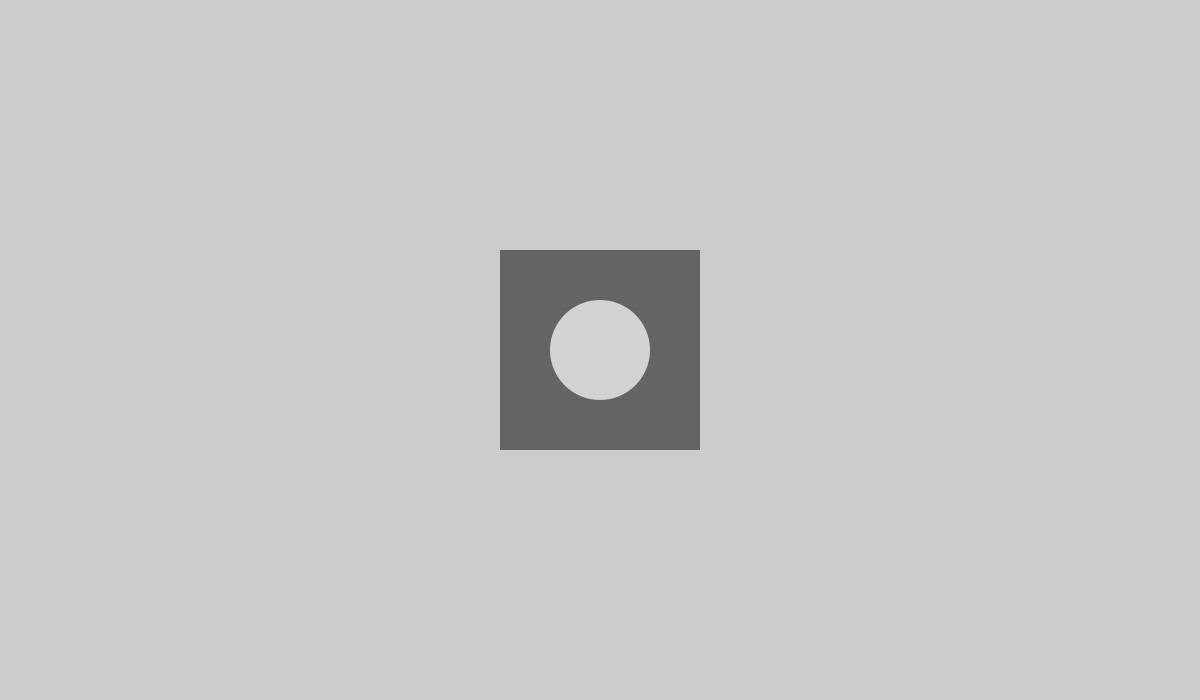
Frame 1 (no input)
Frame 60 (the mouse pressed at the canvas centre just before this capture): identical to frame 1, image omitted
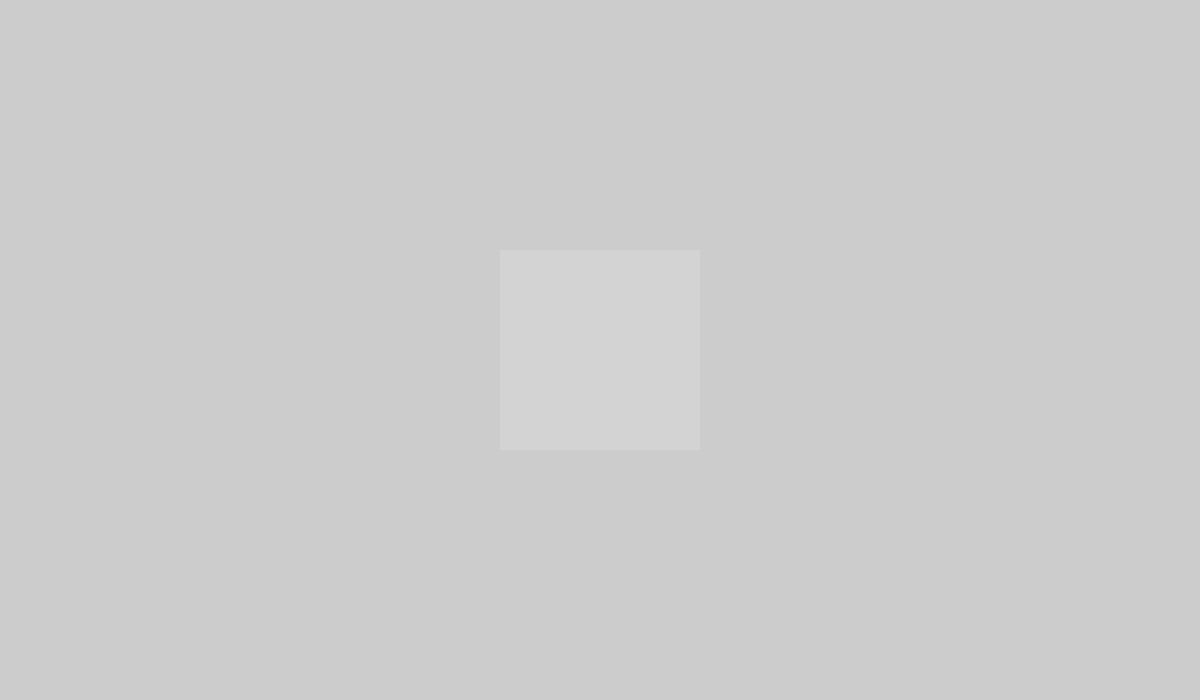
Frame 120 (the mouse held since frame 60 and released just before this capture)

The Processing sketch that drew these frames (run headless with seeded random() and noise(); from frame 60 on, the mouse is pressed at the canvas centre):

// Processing sketch: es501
// ── es501.pde
void setup() {
  size(1200,700);
}

void draw() {
  rectMode(CENTER);
  noStroke();
  float grey;
  if(mouseX<width/2) {
   grey = map(mouseX, 0, width/2, 100, 211);
  } else {
   grey = map(mouseX, width/2, width, 211, 223);
  }
  System.out.println(grey);
  fill((int)grey);
  rect(width/2, height/2, 200,200);
  fill(211);
  ellipse( width/2, height/2, 100, 100);
}
